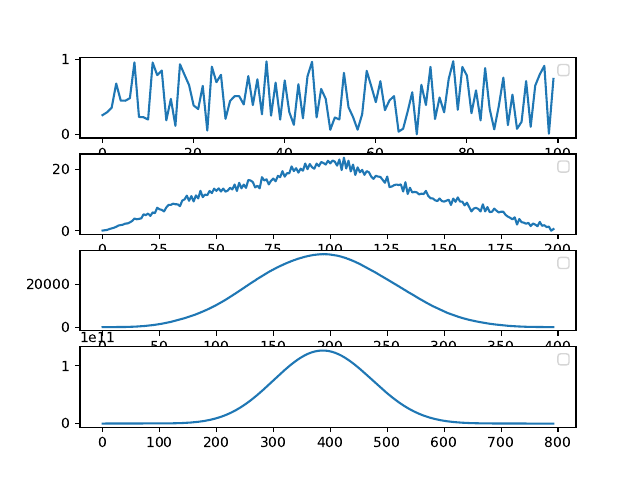

Recreate this plot in Python.
import numpy as np
import matplotlib.pyplot as plt

x = np.random.rand(100)  

fig, axs = plt.subplots(4, 1)
for i in range(4):
    axs[i].plot(x)
    x = np.convolve(x, x)
    axs[i].legend()

plt.savefig('lab6/ex2.pdf', format='pdf')
plt.show()
